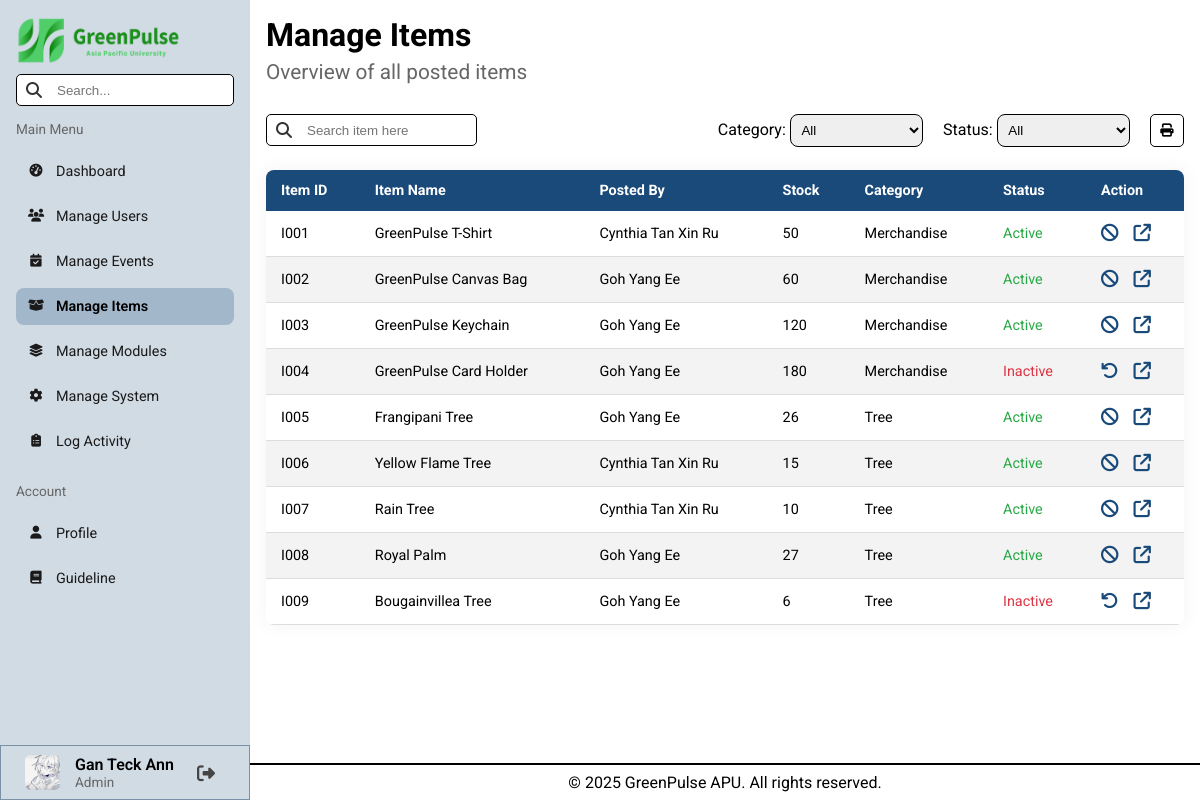
The app's page /pages/admin/manageItems.php (signed in) with its own data.
### tables this page shows
CREATE TABLE `users` (
  `user_id` varchar(8) NOT NULL,
  `name` varchar(100) NOT NULL,
  `nationality` varchar(50) DEFAULT NULL,
  `gender` char(1) DEFAULT NULL,
  `date_of_birth` date NOT NULL,
  `contact_number` varchar(12) NOT NULL,
  `education_email` varchar(50) NOT NULL,
  `course_name` varchar(255) NOT NULL,
  `registration_date` date NOT NULL,
  `password` varchar(255) NOT NULL,
  `safety_question_1` varchar(150) DEFAULT NULL,
  `answer_1` varchar(150) DEFAULT NULL,
  `safety_question_2` varchar(150) DEFAULT NULL,
  `answer_2` varchar(150) DEFAULT NULL,
  `green_points` int(11) DEFAULT NULL,
  `total_earned` int(11) DEFAULT NULL,
  `avatar` varchar(255) DEFAULT NULL,
  `role` varchar(50) NOT NULL,
  `last_login` datetime DEFAULT NULL,
  `account_status` varchar(50) NOT NULL DEFAULT 'Active'
);

CREATE TABLE `items` (
  `item_id` varchar(8) NOT NULL,
  `user_id` varchar(8) NOT NULL,
  `item_name` varchar(100) NOT NULL,
  `item_image` varchar(255) NOT NULL,
  `item_description` varchar(255) NOT NULL,
  `item_redeem_points` int(11) NOT NULL,
  `item_stock` int(11) NOT NULL,
  `category` varchar(50) NOT NULL,
  `posted_date` date NOT NULL,
  `item_status` varchar(50) NOT NULL DEFAULT 'Active'
);

### backend/sessionData.php (called while the page is built, shortened)
<?php
    $userID = $_SESSION["userID"];
    $userName = $_SESSION["userName"];
?>

### pages/admin/manageItems.php (the view, shortened to what this page needs)
<?php
    include("../../conn.php");
    include("../../backend/sessionData.php");
    include("../../backend/utility.php");
    $sql = "SELECT * FROM items";
    $currentCategory = "";
    $currentStatus = "";
    $result = mysqli_query($conn, $sql);
    $items = array();
    if (mysqli_num_rows($result) > 0) {
        while ($row = mysqli_fetch_assoc($result)) {
            $items[] = $row;
        }
    }
?>
<!DOCTYPE html>
<html lang="en">
    <head>
        <link rel="stylesheet" href="../../styles/admin.css">
        <?php include("library.php"); ?>
    </head>
    <body>
        <?php include("header.php"); ?>
        <main class="search-area">
            <h1>Manage Items</h1>
            <h2 class="page-subTitle">Overview of all posted items</h2>
            <div class="action-bar" style="margin: 1em 0;">
                <form action="" method="GET">
                    <div class="table-search-box">
                        <input type="text" name="target" placeholder="Search item here">
                    </div>
                </form>
                <form action="" method="GET" class="select-container" id="item-form">
                    <div class="select-boxs">
                        <div>
                            <label for="itemCategory">Category: </label>
                            <select name="txtCategory" id="itemCategory">
                                <option value="" <?php if($currentCategory === "") echo "selected" ?>>All</option>
                            </select>
                        </div>
                        <div>
                            <label for="itemStatus">Status: </label>
                            <select name="txtStatus" id="itemStatus">
                                <option value="" <?php if($currentStatus === "") echo "selected" ?>>All</option>
                            </select>
                        </div>
                        <button class="print" onclick="window.print()">
                            <i class="fa-solid fa-print"></i>
                        </button>
                    </div>
                </form>
            </div>
            <div class="flex-container desktop-table" style="margin: 1em 0;">
                <table>
                    <thead>
                        <tr>
                            <th>Item ID</th>
                            <th>Item Name</th>
                            <th>Posted By</th>
                            <th>Stock</th>
                            <th>Category</th>
                            <th>Status</th>
                            <th>Action</th>
                        </tr>
                    </thead>
                    <tbody>
                        <?php
                            foreach ($items as $row) {
                                $config = tableConfig($row["item_status"]);
                                $textColor = $config[0];
                                $icon = $config[1];
                                $title = $config[2];
                                $nextStatus = $config[3];
                                $author = getUserName($conn, $row["user_id"]);
                                echo '<tr>
                                        <td>' . $row['item_id'] . '</td>
                                        <td>' . $row['item_name'] . '</td>
                                        <td>' . $author. '</td>
                                        <td>' . $row['item_stock'] . '</td>
                                        <td>' . ucwords($row['category']) . '</td>
                                        <td style="color:' . $textColor . '">' . $row['item_status'] . '</td>
                                        <td>
                                            <div class="action-container">
                                                <form action="" method="GET">
                                                    <input type="hidden" name="target_itemID" value="' . $row['item_id'] . '">
                                                    <input type="hidden" name="next_status" value="' . $nextStatus . '">
                                                    <button name="btnChangeStatus" type="submit" class="action-btn" title="'. $title .'">
                                                        ' . $icon . '
                                                    </button>
                                                </form>
                                                <a href="viewItemDetails.php?id=' . $row['item_id'] . '" class="action-btn" title="View">
                                                    <i class="fa-solid fa-arrow-up-right-from-square"></i>
                                                </a>
                                            </div>
                                        </td>
                                    </tr>';
                            }
                        ?>
                    </tbody>
                </table>
            </div>
        </main>
        <?php include("footer.php"); ?>
    </body>
</html>

### pages/admin/library.php (shortened to what this page needs)
<link rel="stylesheet" href="https://cdnjs.cloudflare.com/ajax/libs/font-awesome/6.4.0/css/all.min.css">

### pages/admin/header.php (shortened to what this page needs)
<?php
    $sql_userInfo = "SELECT avatar FROM users WHERE user_id = '$userID'";
    $result_userInfo = mysqli_query($conn, $sql_userInfo);
    $data_userInfo = mysqli_fetch_assoc($result_userInfo);
    $avatar = $data_userInfo["avatar"] ?? "src/avatars/default.png";
?>
<aside id="sidebar">
    <img src="../../src/elements/logo_horizontal.png" alt="Logo" width="165rem" height="50rem" class="desktop_logo">
    <div class="search-box">
        <input type="text" id="txtSearchInput" placeholder="Search...">
    </div>
    <p class="sidebar-subTitle">Main Menu</p>
    <div class="nav-pages">
        <a id="dashboard" href="index.php">
            <i class="fa-solid fa-gauge-high"></i> Dashboard
        </a>
        <a id="manageUsers" href="manageUsers.php">
            <i class="fa-solid fa-users"></i> Manage Users
        </a>
        <a id="manageEvents" href="manageEvents.php">
            <i class="fa-solid fa-calendar-check"></i> Manage Events
        </a>
        <a id="manageItems" href="manageItems.php">
            <i class="fa-solid fa-box-open"></i> Manage Items
        </a>
        <a id="manageModules" href="manageModules.php">
            <i class="fa-solid fa-layer-group"></i> Manage Modules
        </a>
        <a id="ManageSystem" href="manageSystem.php">
            <i class="fa-solid fa-gear"></i> Manage System
        </a>
        <a id="logActivity" href="logActivity.php">
            <i class="fa-solid fa-clipboard-list"></i> Log Activity
        </a>
    </div>
    <p class="sidebar-subTitle">Account</p>
    <div class="nav-pages">
        <a id="profile" href="profile.php">
            <i class="fa-solid fa-user"></i> Profile
        </a>
        <a id="guildeline" href="guideline.php">
            <i class="fa-solid fa-book"></i> Guideline
        </a>
    </div>
    <div class="user-info-section">
        <img src="../../<?php echo $avatar ?>" alt="user_avatar" width="35px" height="35px">
        <div class="user-info-box">
            <p class="name"> <?php echo $userName ?? "Unknown User" ?> </p>
            <p class="role">Admin</p>
        </div>
        <form action="../../backend/logoutRedirect.php" method="POST" class="logout-form">
            <button type="submit" class="logout-btn" title="Logout">
                <i class="fa-solid fa-right-from-bracket"></i>
            </button>
        </form>
    </div>
</aside>

### backend/utility.php (shortened to what this page needs)
<?php
    function statusColor($status) {
        if ($status === "Active" || $status === "Complete") {
            return "#28a745";
        }
        elseif ($status === "Inactive" || $status === "Pending") {
            return "#dc3545";
        }
    }
    function getUserName($conn, $user_id) {
        $sql = "SELECT name FROM users WHERE user_id = '$user_id'";
        $result = mysqli_query($conn, $sql);
        if (mysqli_num_rows($result) > 0) {
            $row = mysqli_fetch_assoc($result);
            return $row["name"];
        }
        return "User Not Found";
    }
    function tableConfig($status) {
        switch ($status) {
            case "Active":
                $icon = "<i class='fa-solid fa-ban'></i>";
                $textColor = statusColor($status);
                $nextStatus = "Inactive";
                break;
            case "Inactive":
                $icon = "<i class='fa-solid fa-undo'></i>";
                $textColor = statusColor($status);
                $nextStatus = "Active";
                break;
        }
        $title = $nextStatus;
        return array($textColor, $icon, $title, $nextStatus);
    }
?>

### pages/admin/footer.php
<footer>
    <p>&copy; 2025 GreenPulse APU. All rights reserved.</p>
</footer>

### styles/admin.css (style rules this page uses)
body { min-height: 100vh; display: grid; grid-template-columns: 250px 1fr; grid-template-rows: 1fr auto; grid-template-areas: "sidebar main" "sidebar footer"; }
aside { grid-area: sidebar; padding: 1em; background-color: #d1dbe4; top: 0; position: sticky; align-self: start; height: 100vh; display: flex; flex-direction: column; z-index: 1000; }
main { grid-area: main; padding: 1em; }
footer { grid-area: footer; padding: 0.5em; display: flex; justify-content: center; align-items: center; border-top: 2px black solid; }
footer p { margin: 0; }
.search-box { margin: 0.5em 0; position: relative; }
.search-box input, .table-search-box input, .popup-form input, .popup-input select, .addNewAnnouncem-form input { width: 100%; height: 2rem; padding: 10px 15px 10px 40px; border-radius: 5px; border: none; outline: none; border: 1px black solid; }
.nav-pages { display: flex; flex-direction: column; margin: 1em 0; gap: 0.5em; }
.nav-pages a, .nav-pages i { color: #1a1a1a; font-size: 0.9em; }
.nav-pages a { text-decoration: none; display: flex; align-items: center; padding: 10px 10px; border-radius: 8px; transition: all 0.3s ease; }
.nav-pages i { margin-right: 10px; width: 20px; text-align: center; }
.nav-pages a.active { background-color: #a3b7ca; font-weight: 600; color: #000; }
.user-info-section { margin: auto -1em -1em -1em; border: 1.5px #7992a7 solid; height: 55px; width: 250px; align-self: flex-end; display: flex; flex-direction: row; align-items: center; padding: 0 0 0 1.5em; gap: 15px; }
.user-info-section img { border-radius: 5px; }
.user-info-section .user-info-box .name { font-size: 1em; font-weight: 600; }
.user-info-section .user-info-box .role { font-size: 0.85em; color: #666; }
.logout-form { margin: 0; padding-left: 0.2em; display: flex; }
.logout-btn { background: none; border: none; padding: 5px; cursor: pointer; font-size: 18px; color: #454545; transition: 0.3s; display: flex; align-items: center; }
.sidebar-subTitle { margin-top: 0.5em; font-size: 0.85em; color: #666; }
.page-subTitle { padding: 0.3em 0; color: #666; font-weight: 400; font-size: 1.3em; }
.flex-container { display: flex; flex-direction: column; justify-content: center; align-items: center; }
.item-chart select, .select-boxs select { width: 10em; padding: 0.5em; border-radius: 8px; border: 1px black solid; }
table { width: 100%; border-collapse: collapse; background-color: #ffffff; font-size: 0.9em; min-width: 400px; border-radius: 8px; box-shadow: 0 0 20px rgba(0, 0, 0, 0.05); overflow: hidden; }
thead tr { background-color: #194a7a; color: #ffffff; text-align: left; font-weight: bold; }
th, td { padding: 12px 15px; }
tbody tr { border-bottom: 1px solid #dddddd; }
tbody tr:nth-of-type(even) { background-color: #f3f3f3; }
.action-container { display: flex; flex-direction: row; justify-content: left; gap: 15px; font-size: 1.1em; }
.action-btn { background: none; border: none; cursor: pointer; font-size: 1.1em; color: #194a7a; }
.action-bar { display: flex; flex-direction: row; justify-content: space-between; align-items: center; width: 100%; gap: 10px; }
.table-search-box { margin: 0.5em 0; position: relative; width: 100%; }
.table-search-box input { width: 90%; }
.select-container { display: flex; flex-direction: row; gap: 15px; }
.select-boxs, .action-btns { gap: 20px; }
.select-boxs { display: flex; flex-direction: row; }
.select-container button { background-color: rgba(25, 74, 122, 0.6); padding: 0.5em 0.7em; border: none; border-radius: 5px; }
.print { padding: 0 1em; background-color: white !important; border: 1px black solid !important; }
button, select { cursor: pointer; }

### styles/general.css (style rules this page uses)
* { margin: 0; padding: 0; box-sizing: border-box; }
body { font-family: "Roboto", sans-serif; }
html, body { max-width: 100%; overflow-x: clip; }

### records on screen
users: avatar (picture)
items: item_id "I001", item_name "GreenPulse T-Shirt", user.name "Cynthia Tan Xin Ru", item_stock "50", category "Merchandise", item_status "Active"
items: item_id "I002", item_name "GreenPulse Canvas Bag", user.name "Goh Yang Ee", item_stock "60", category "Merchandise", item_status "Active"
items: item_id "I003", item_name "GreenPulse Keychain", user.name "Goh Yang Ee", item_stock "120", category "Merchandise", item_status "Active"
items: item_id "I004", item_name "GreenPulse Card Holder", user.name "Goh Yang Ee", item_stock "180", category "Merchandise", item_status "Inactive"
items: item_id "I005", item_name "Frangipani Tree", user.name "Goh Yang Ee", item_stock "26", category "Tree", item_status "Active"
items: item_id "I006", item_name "Yellow Flame Tree", user.name "Cynthia Tan Xin Ru", item_stock "15", category "Tree", item_status "Active"
items: item_id "I007", item_name "Rain Tree", user.name "Cynthia Tan Xin Ru", item_stock "10", category "Tree", item_status "Active"
items: item_id "I008", item_name "Royal Palm", user.name "Goh Yang Ee", item_stock "27", category "Tree", item_status "Active"
items: item_id "I009", item_name "Bougainvillea Tree", user.name "Goh Yang Ee", item_stock "6", category "Tree", item_status "Inactive"

### other values on screen
$userName "Gan Teck Ann"
